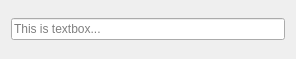
<?xml version="1.0" encoding="UTF-8"?>
<ui version="4.0">
 <class>MainWindow</class>
 <widget class="QMainWindow" name="MainWindow">
  <property name="geometry">
   <rect>
    <x>0</x>
    <y>0</y>
    <width>296</width>
    <height>59</height>
   </rect>
  </property>
  <property name="windowTitle">
   <string>Signals and slots with textbox</string>
  </property>
  <widget class="QWidget" name="centralWidget">
   <layout class="QHBoxLayout" name="horizontalLayout">
    <item>
     <widget class="QLineEdit" name="lineEdit">
      <property name="placeholderText">
       <string>This is textbox...</string>
      </property>
     </widget>
    </item>
   </layout>
  </widget>
  <widget class="QMenuBar" name="menuBar">
   <property name="geometry">
    <rect>
     <x>0</x>
     <y>0</y>
     <width>296</width>
     <height>19</height>
    </rect>
   </property>
  </widget>
 </widget>
 <layoutdefault spacing="6" margin="11"/>
 <resources/>
 <connections/>
</ui>
